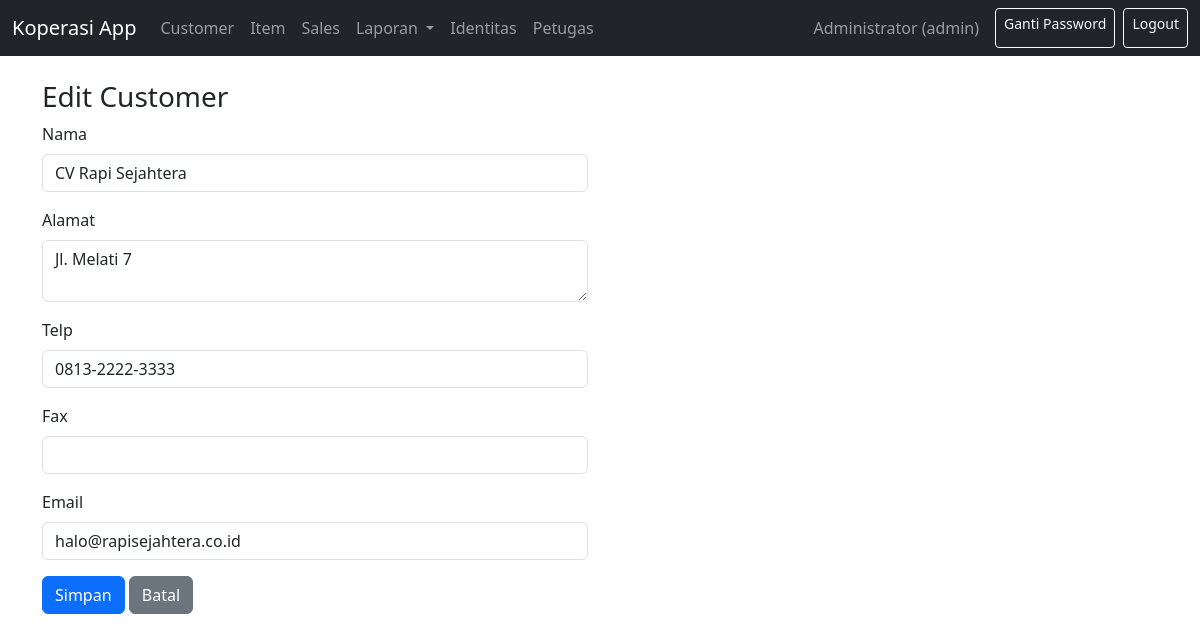
The page /index.php?r=customers/edit&id=2 (signed in) on the database its author committed.
### tables this page shows
CREATE TABLE customers (
  id_customer INT AUTO_INCREMENT PRIMARY KEY,
  nama_customer VARCHAR(120) NOT NULL,
  alamat TEXT,
  telp VARCHAR(30),
  fax VARCHAR(30),
  email VARCHAR(120)
);

### app/controllers/BaseController.php (called while the page is built, shortened)
<?php
class BaseController
{
    public function __construct(PDO $pdo)
    {
        $this->pdo = $pdo;
    }
    protected function view(string $view, array $data = []): void
    {
        include __DIR__ . '/../views/partials/layout.php';
    }
}

### app/controllers/CustomerController.php (called while the page is built, shortened)
<?php
require_once __DIR__.'/BaseController.php';
class CustomerController extends BaseController {
  public function edit() {
    $id = (int)($_GET['id'] ?? 0);
    $cust = $this->pdo->prepare("SELECT * FROM customers WHERE id_customer=?");
    $cust->execute([$id]);
    $cust = $cust->fetch();
    $this->view(__DIR__.'/../views/customers/edit.php', compact('cust'));
  }
}

### public/index.php (called while the page is built, shortened)
<?php
require_once __DIR__ . '/../config/db.php';
$route = $_GET['r'] ?? 'auth/login';
list($controller, $action) = array_pad(explode('/', $route), 2, null);
function dispatch($pdo, $controller, $action) {
  $obj = new $className($pdo);
  $obj->$action();
}
dispatch($pdo, $controller, $action);

### app/views/customers/edit.php (the view)
<h3>Edit Customer</h3>
<form method="post">
  <div class="row">
    <div class="col-md-6">
      <div class="mb-3">
        <label class="form-label">Nama</label>
        <input class="form-control" name="nama_customer" value="<?php echo htmlspecialchars($cust['nama_customer'] ?? ''); ?>" required>
      </div>
      <div class="mb-3">
        <label class="form-label">Alamat</label>
        <textarea class="form-control" name="alamat"><?php echo htmlspecialchars($cust['alamat'] ?? ''); ?></textarea>
      </div>
      <div class="mb-3">
        <label class="form-label">Telp</label>
        <input class="form-control" name="telp" value="<?php echo htmlspecialchars($cust['telp'] ?? ''); ?>">
      </div>
      <div class="mb-3">
        <label class="form-label">Fax</label>
        <input class="form-control" name="fax" value="<?php echo htmlspecialchars($cust['fax'] ?? ''); ?>">
      </div>
      <div class="mb-3">
        <label class="form-label">Email</label>
        <input type="email" class="form-control" name="email" value="<?php echo htmlspecialchars($cust['email'] ?? ''); ?>">
      </div>
      <button class="btn btn-primary">Simpan</button>
      <a class="btn btn-secondary" href="index.php?r=customers/index">Batal</a>
    </div>
  </div>
</form>

### rows shown on the page
customers: nama_customer "CV Rapi Sejahtera", alamat "Jl. Melati 7", telp "0813-2222-3333", email "halo@rapisejahtera.co.id"

### other values the page prints
$userName "Administrator"
$lv "admin"
